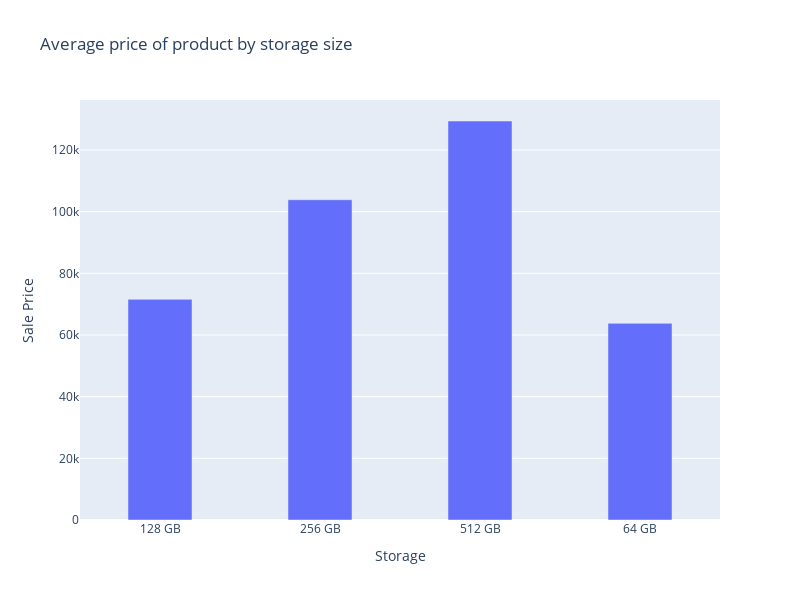

Notebook code cell kept with this figure:
### Code cell
# Average price of product by storage size
avg_storage_price = new_df.groupby('Storage')['Sale Price'].mean()
fig = px.bar(avg_storage_price, x= avg_storage_price.index, y='Sale Price', width=800, height = 600, barmode='group', title='Average price of product by storage size')
fig.update_traces(width=0.4)
fig.show()

### Figure 1 — Plotly figure (JSON) as saved in the notebook; plotly's stock layout.template omitted (floating-point values rounded to 4 significant figures)
{"data": [{"alignmentgroup": "True", "hovertemplate": "Storage=%{x}<br>Sale Price=%{y}<extra></extra>", "legendgroup": "", "marker": {"color": "#636efa", "pattern": {"shape": ""}}, "name": "", "offsetgroup": "", "orientation": "v", "showlegend": false, "textposition": "auto", "type": "bar", "width": 0.4, "x": ["128 GB", "256 GB", "512 GB", "64 GB"], "xaxis": "x", "y": [71570.0, 103900.0, 129400, 63770.0], "yaxis": "y"}], "layout": {"barmode": "group", "height": 600, "legend": {"tracegroupgap": 0}, "title": {"text": "Average price of product by storage size"}, "width": 800, "xaxis": {"anchor": "y", "autorange": true, "domain": [0, 1], "range": [-0.5, 3.5], "title": {"text": "Storage"}, "type": "category"}, "yaxis": {"anchor": "x", "autorange": true, "domain": [0, 1], "range": [0, 136200.0], "title": {"text": "Sale Price"}, "type": "linear"}}}
